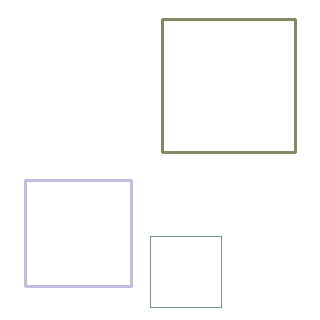
#> input picture train_data_proc/1.png, 320 x 320 px, found by its file name
$ python square_counter.py
#> lines starting #> are read from the running program, lines starting #| are printed output that depends on the picture; after the words box and inside, x2 and y2 are one past the last pixel; in counts of white or black regions, pixels touching at a corner belong together
### not_a_model/contours.py
import cv2

def find_contours(image_path, median_size=5):
#> called with image_path = 'train_data/1.png', median_size = 5
    image = cv2.imread(image_path)
#> image is the input picture: shape (320, 320, 3); mean B, G, R 251.8, 252.1, 251.9

    shifted = cv2.pyrMeanShiftFiltering(image, 3, 90)

    gray = cv2.cvtColor(shifted, cv2.COLOR_BGR2GRAY)
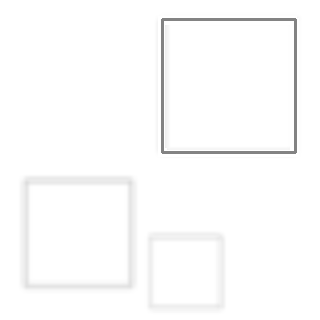
#> gray: shape (320, 320); min 131, max 255, mean 251.9

    # ret, threshold = cv2.threshold(gray, 0, 255, cv2.THRESH_BINARY+cv2.THRESH_TRIANGLE)\

    threshold = cv2.adaptiveThreshold(gray, 255, cv2.ADAPTIVE_THRESH_GAUSSIAN_C, cv2.THRESH_BINARY, 11, 2)
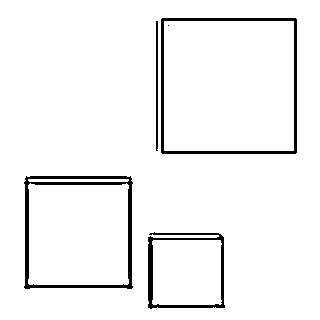
#> threshold: shape (320, 320); 95.4% white; 5 black regions (1 under 20 px)

    contours, hierarchy = cv2.findContours(threshold, cv2.RETR_CCOMP, cv2.CHAIN_APPROX_NONE)
#> contours = 10 contours, 1 with area under 20; largest, box (x1, y1, x2, y2) and area: (0, 0, 320, 320) 101761, (160, 17, 298, 155) 18761, (164, 21, 294, 151) 16641, (23, 175, 134, 290) 12208, (28, 183, 129, 285) 9731

    cv2.imshow("Image", image)
    cv2.waitKey()

    cv2.drawContours(image, contours, -1, (0, 0, 255), 2)
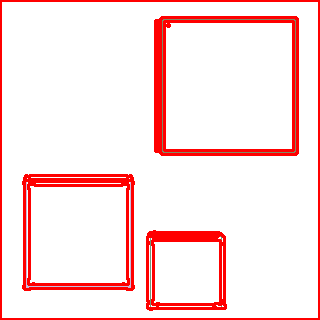
#> image: shape (320, 320, 3); 11.31% of pixels changed, all inside (x1, y1, x2, y2) = (0, 0, 320, 320)

    cv2.namedWindow("Contours Detection", cv2.WINDOW_AUTOSIZE)
    cv2.imshow("Contours Detection", image)
    cv2.waitKey()

    return contours

path = 'train_data/1.png'
find_contours(path)

### not_a_model/shape_detector.py
import cv2

class ShapeDetector():

    def __init__(self):
        pass

    def detect(self, contour):
        """
        :param contour: contour that we got after find_contours() function
        :return: type of figure
        """

        shape = "unknown"
        curve = cv2.arcLength(contour, True)
        epsilon = 0.02
        curve_approx = curve * epsilon
        approx = cv2.approxPolyDP(contour, curve_approx, True)

        if len(approx) == 3:
            shape = "triangle"
        elif len(approx) == 4:
            (x, y, w, h) = cv2.boundingRect(approx)
            ar = w / float(h)

            if ar >= 0.95 and ar <= 1.05:
                shape = "square"
            else:
                shape = "rectangle or parallelogram"
        else:
            shape = "circle"

        return shape

### not_a_model/square_counter.py
import cv2
from not_a_model.contours import find_contours
from not_a_model.shape_detector import ShapeDetector

def square_counter(image):

#> called with image = 'train_data/1.png'
    contours = find_contours(image)

    shape_detector = ShapeDetector()

    square_counter = 0

    if contours[-1][0][0][0] == 0 and contours[-1][0][0][1] == 0 and contours[-1][-1][0][1] == 0:
        contours = contours[0:-1]

    for contour in contours:
        if shape_detector.detect(contour) == "square":
            square_counter +=1
#> this loop made 10 passes
#> after the loop, square_counter = 5

    print(square_counter)
#| 5

    return

path = 'train_data/1.png'
square_counter(path)

$ run again, with train_data_proc/2.png copied over train_data_proc/1.png
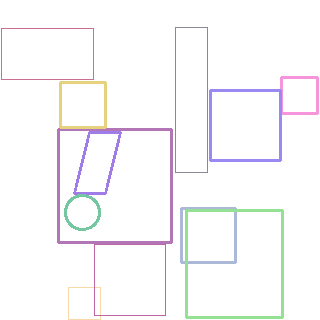
#> input picture train_data_proc/2.png, 320 x 320 px, found by its file name
#> in find_contours, image is the input picture: shape (320, 320, 3); mean B, G, R 250.2, 248.8, 249.6
#> in find_contours, `threshold = cv2.adaptiveThreshold(gray, 255, cv2.ADAPTIVE_THRESH_GAUSS..`:
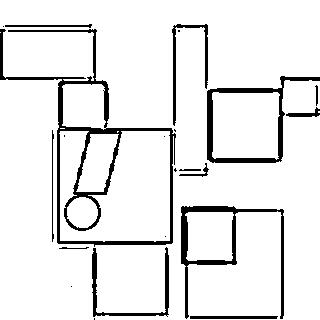
#> threshold: shape (320, 320); 91.1% white; 22 black regions (9 under 20 px)
#> in find_contours, `contours, hierarchy = cv2.findContours(threshold, cv2.RETR_CCOMP, cv2...`: contours = 30 contours, 14 with area under 20; largest, box (x1, y1, x2, y2) and area: (0, 0, 320, 320) 80105, (59, 131, 170, 242) 8502, (212, 92, 280, 160) 4152, (180, 205, 285, 320) 4146, (185, 212, 234, 261) 2074
#> in find_contours, `cv2.drawContours(image, contours, -1, (0, 0, 255), 2)`:
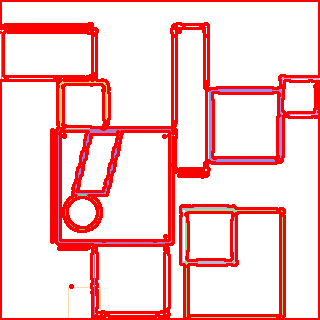
#> image: shape (320, 320, 3); 18.17% of pixels changed, all inside (x1, y1, x2, y2) = (0, 0, 320, 320)
#> the loop in square_counter, `for contour in contours:` made 30 passes
#> after the loop in square_counter, `for contour in contours:`: square_counter = 9
#| 9

$ run again, with train_data_proc/3.png copied over train_data_proc/1.png
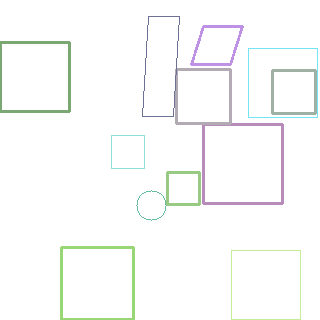
#> input picture train_data_proc/3.png, 320 x 320 px, found by its file name
#> in find_contours, image is the input picture: shape (320, 320, 3); mean B, G, R 250.1, 250.9, 249.8
#> in find_contours, `threshold = cv2.adaptiveThreshold(gray, 255, cv2.ADAPTIVE_THRESH_GAUSS..`:
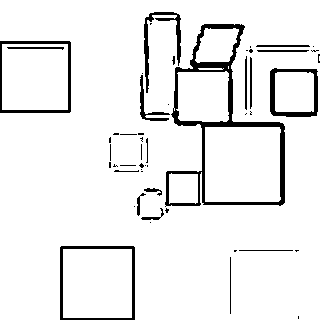
#> threshold: shape (320, 320); 92.9% white; 51 black regions (33 under 20 px)
#> in find_contours, `contours, hierarchy = cv2.findContours(threshold, cv2.RETR_CCOMP, cv2...`: contours = 72 contours, 40 with area under 20; largest, box (x1, y1, x2, y2) and area: (0, 0, 320, 320) 90943, (164, 23, 286, 207) 13550, (205, 127, 281, 202) 5482, (63, 249, 132, 318) 4624, (2, 44, 68, 110) 4225
#> in find_contours, `cv2.drawContours(image, contours, -1, (0, 0, 255), 2)`:
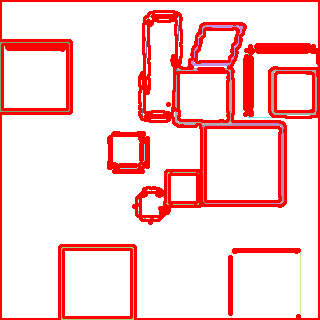
#> image: shape (320, 320, 3); 16.18% of pixels changed, all inside (x1, y1, x2, y2) = (0, 0, 320, 320)
#> the loop in square_counter, `for contour in contours:` made 72 passes
#> after the loop in square_counter, `for contour in contours:`: square_counter = 25
#| 25

$ run again, with train_data_proc/76.png copied over train_data_proc/1.png
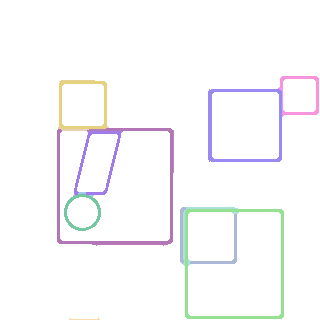
#> input picture train_data_proc/76.png, 320 x 320 px, found by its file name
#> in find_contours, image is the input picture: shape (320, 320, 3); mean B, G, R 251, 249.8, 250.1
#> in find_contours, `threshold = cv2.adaptiveThreshold(gray, 255, cv2.ADAPTIVE_THRESH_GAUSS..`:
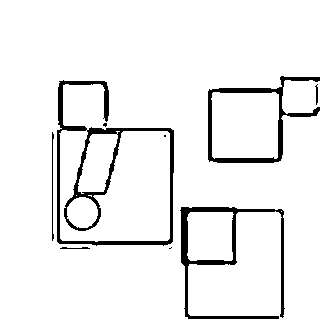
#> threshold: shape (320, 320); 93.5% white; 9 black regions (3 under 20 px)
#> in find_contours, `contours, hierarchy = cv2.findContours(threshold, cv2.RETR_CCOMP, cv2...`: contours = 20 contours, 9 with area under 20; largest, box (x1, y1, x2, y2) and area: (0, 0, 320, 320) 94562, (56, 79, 175, 247) 5992, (179, 206, 286, 320) 4464, (211, 92, 279, 159) 4200, (187, 212, 234, 261) 2056
#> in find_contours, `cv2.drawContours(image, contours, -1, (0, 0, 255), 2)`:
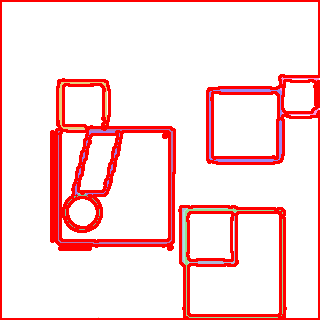
#> image: shape (320, 320, 3); 13.3% of pixels changed, all inside (x1, y1, x2, y2) = (0, 0, 320, 320)
#> the loop in square_counter, `for contour in contours:` made 20 passes
#> after the loop in square_counter, `for contour in contours:`: square_counter = 4
#| 4
